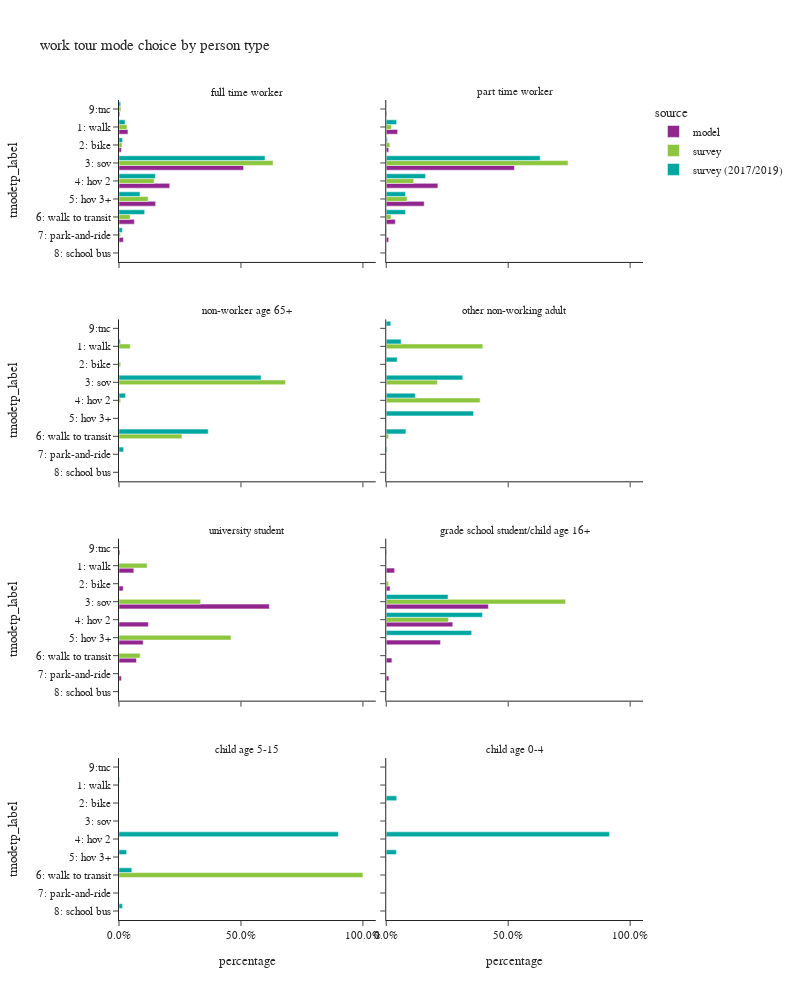

Write notebook code for a chart like this one.
### Code cell
plot_mode_choice(wk_tour,"pptyp_label",
                 {"pptyp_label":["full time worker","part time worker","non-worker age 65+","other non-working adult",
                                 "university student","grade school student/child age 16+","child age 5-15","child age 0-4"],
                  "tmodetp_label":["1: walk","2: bike","3: sov","4: hov 2","5: hov 3+","6: walk to transit",
                                   "7: park-and-ride","8: school bus","9: other–survey only"]},
                 "person type",2,1000)

### Figure 1 — Plotly figure (JSON) as saved in the notebook; plotly's stock layout.template omitted (floating-point values rounded to 4 significant figures)
{"data": [{"alignmentgroup": "True", "customdata": [[46884], [12630], [653547], [266210], [192162], [80588], [22992], [4680]], "hovertemplate": "source=model<br>pptyp_label=full time worker<br>percentage=%{x}<br>tmodetp_label=%{y}<br>sample count=%{customdata[0]}<extra></extra>", "legendgroup": "model", "marker": {"color": "#91268F", "pattern": {"shape": ""}}, "name": "model", "offsetgroup": "model", "orientation": "h", "showlegend": true, "textposition": "auto", "type": "bar", "x": [0.03664, 0.00987, 0.5107, 0.208, 0.1502, 0.06297, 0.01797, 0.003657], "xaxis": "x7", "y": ["1: walk", "2: bike", "3: sov", "4: hov 2", "5: hov 3+", "6: walk to transit", "7: park-and-ride", "9:tnc"], "yaxis": "y7"}, {"alignmentgroup": "True", "customdata": [[9923], [2191], [111374], [44855], [32981], [7892], [2125], [533]], "hovertemplate": "source=model<br>pptyp_label=part time worker<br>percentage=%{x}<br>tmodetp_label=%{y}<br>sample count=%{customdata[0]}<extra></extra>", "legendgroup": "model", "marker": {"color": "#91268F", "pattern": {"shape": ""}}, "name": "model", "offsetgroup": "model", "orientation": "h", "showlegend": false, "textposition": "auto", "type": "bar", "x": [0.04683, 0.01034, 0.5257, 0.2117, 0.1557, 0.03725, 0.01003, 0.002516], "xaxis": "x8", "y": ["1: walk", "2: bike", "3: sov", "4: hov 2", "5: hov 3+", "6: walk to transit", "7: park-and-ride", "9:tnc"], "yaxis": "y8"}, {"alignmentgroup": "True", "customdata": [[4569], [1288], [46334], [9054], [7466], [5402], [760], [301]], "hovertemplate": "source=model<br>pptyp_label=university student<br>percentage=%{x}<br>tmodetp_label=%{y}<br>sample count=%{customdata[0]}<extra></extra>", "legendgroup": "model", "marker": {"color": "#91268F", "pattern": {"shape": ""}}, "name": "model", "offsetgroup": "model", "orientation": "h", "showlegend": false, "textposition": "auto", "type": "bar", "x": [0.06078, 0.01713, 0.6164, 0.1204, 0.09932, 0.07186, 0.01011, 0.004004], "xaxis": "x3", "y": ["1: walk", "2: bike", "3: sov", "4: hov 2", "5: hov 3+", "6: walk to transit", "7: park-and-ride", "9:tnc"], "yaxis": "y3"}, {"alignmentgroup": "True", "customdata": [[531], [239], [6458], [4207], [3426], [359], [167], [33]], "hovertemplate": "source=model<br>pptyp_label=grade school student/child age 16+<br>percentage=%{x}<br>tmodetp_label=%{y}<br>sample count=%{customdata[0]}<extra></extra>", "legendgroup": "model", "marker": {"color": "#91268F", "pattern": {"shape": ""}}, "name": "model", "offsetgroup": "model", "orientation": "h", "showlegend": false, "textposition": "auto", "type": "bar", "x": [0.03444, 0.0155, 0.4188, 0.2728, 0.2222, 0.02328, 0.01083, 0.00214], "xaxis": "x4", "y": ["1: walk", "2: bike", "3: sov", "4: hov 2", "5: hov 3+", "6: walk to transit", "7: park-and-ride", "9:tnc"], "yaxis": "y4"}, {"alignmentgroup": "True", "customdata": [[116], [96], [792], [141], [66], [219], [16], [10]], "hovertemplate": "source=survey<br>pptyp_label=full time worker<br>percentage=%{x}<br>tmodetp_label=%{y}<br>sample count=%{customdata[0]}<extra></extra>", "legendgroup": "survey", "marker": {"color": "#8CC63E", "pattern": {"shape": ""}}, "name": "survey", "offsetgroup": "survey", "orientation": "h", "showlegend": true, "textposition": "auto", "type": "bar", "x": [0.03263, 0.01248, 0.6316, 0.1444, 0.1193, 0.04523, 0.006367, 0.007974], "xaxis": "x7", "y": ["1: walk", "2: bike", "3: sov", "4: hov 2", "5: hov 3+", "6: walk to transit", "7: park-and-ride", "9:tnc"], "yaxis": "y7"}, {"alignmentgroup": "True", "customdata": [[18], [9], [151], [27], [10], [22], [1], [1]], "hovertemplate": "source=survey<br>pptyp_label=part time worker<br>percentage=%{x}<br>tmodetp_label=%{y}<br>sample count=%{customdata[0]}<extra></extra>", "legendgroup": "survey", "marker": {"color": "#8CC63E", "pattern": {"shape": ""}}, "name": "survey", "offsetgroup": "survey", "orientation": "h", "showlegend": false, "textposition": "auto", "type": "bar", "x": [0.02124, 0.01467, 0.7452, 0.1126, 0.08572, 0.01943, 0.001054, 5.706e-05], "xaxis": "x8", "y": ["1: walk", "2: bike", "3: sov", "4: hov 2", "5: hov 3+", "6: walk to transit", "7: park-and-ride", "9:tnc"], "yaxis": "y8"}, {"alignmentgroup": "True", "customdata": [[2], [1], [16], [1], [2]], "hovertemplate": "source=survey<br>pptyp_label=non-worker age 65+<br>percentage=%{x}<br>tmodetp_label=%{y}<br>sample count=%{customdata[0]}<extra></extra>", "legendgroup": "survey", "marker": {"color": "#8CC63E", "pattern": {"shape": ""}}, "name": "survey", "offsetgroup": "survey", "orientation": "h", "showlegend": false, "textposition": "auto", "type": "bar", "x": [0.04594, 0.006798, 0.6825, 0.00672, 0.258], "xaxis": "x5", "y": ["1: walk", "2: bike", "3: sov", "4: hov 2", "6: walk to transit"], "yaxis": "y5"}, {"alignmentgroup": "True", "customdata": [[2], [2], [5], [1]], "hovertemplate": "source=survey<br>pptyp_label=other non-working adult<br>percentage=%{x}<br>tmodetp_label=%{y}<br>sample count=%{customdata[0]}<extra></extra>", "legendgroup": "survey", "marker": {"color": "#8CC63E", "pattern": {"shape": ""}}, "name": "survey", "offsetgroup": "survey", "orientation": "h", "showlegend": false, "textposition": "auto", "type": "bar", "x": [0.396, 0.2095, 0.385, 0.009422], "xaxis": "x6", "y": ["1: walk", "3: sov", "4: hov 2", "6: walk to transit"], "yaxis": "y6"}, {"alignmentgroup": "True", "customdata": [[5], [1], [13], [1], [2], [9], [1]], "hovertemplate": "source=survey<br>pptyp_label=university student<br>percentage=%{x}<br>tmodetp_label=%{y}<br>sample count=%{customdata[0]}<extra></extra>", "legendgroup": "survey", "marker": {"color": "#8CC63E", "pattern": {"shape": ""}}, "name": "survey", "offsetgroup": "survey", "orientation": "h", "showlegend": false, "textposition": "auto", "type": "bar", "x": [0.1153, 0.0004684, 0.3347, 0.001578, 0.459, 0.0869, 0.002044], "xaxis": "x3", "y": ["1: walk", "2: bike", "3: sov", "4: hov 2", "5: hov 3+", "6: walk to transit", "9:tnc"], "yaxis": "y3"}, {"alignmentgroup": "True", "customdata": [[1], [5], [1]], "hovertemplate": "source=survey<br>pptyp_label=grade school student/child age 16+<br>percentage=%{x}<br>tmodetp_label=%{y}<br>sample count=%{customdata[0]}<extra></extra>", "legendgroup": "survey", "marker": {"color": "#8CC63E", "pattern": {"shape": ""}}, "name": "survey", "offsetgroup": "survey", "orientation": "h", "showlegend": false, "textposition": "auto", "type": "bar", "x": [0.009525, 0.7351, 0.2554], "xaxis": "x4", "y": ["2: bike", "3: sov", "4: hov 2"], "yaxis": "y4"}, {"alignmentgroup": "True", "customdata": [[1]], "hovertemplate": "source=survey<br>pptyp_label=child age 5-15<br>percentage=%{x}<br>tmodetp_label=%{y}<br>sample count=%{customdata[0]}<extra></extra>", "legendgroup": "survey", "marker": {"color": "#8CC63E", "pattern": {"shape": ""}}, "name": "survey", "offsetgroup": "survey", "orientation": "h", "showlegend": false, "textposition": "auto", "type": "bar", "x": [1.0], "xaxis": "x", "y": ["6: walk to transit"], "yaxis": "y"}, {"alignmentgroup": "True", "customdata": [[392], [156], [1841], [492], [214], [1348], [77], [2], [55]], "hovertemplate": "source=survey (2017/2019)<br>pptyp_label=full time worker<br>percentage=%{x}<br>tmodetp_label=%{y}<br>sample count=%{customdata[0]}<extra></extra>", "legendgroup": "survey (2017/2019)", "marker": {"color": "#00A7A0", "pattern": {"shape": ""}}, "name": "survey (2017/2019)", "offsetgroup": "survey (2017/2019)", "orientation": "h", "showlegend": true, "textposition": "auto", "type": "bar", "x": [0.02482, 0.01463, 0.5986, 0.1493, 0.08596, 0.1052, 0.01415, 0.0002682, 0.007046], "xaxis": "x7", "y": ["1: walk", "2: bike", "3: sov", "4: hov 2", "5: hov 3+", "6: walk to transit", "7: park-and-ride", "8: school bus", "9:tnc"], "yaxis": "y7"}, {"alignmentgroup": "True", "customdata": [[66], [29], [287], [74], [29], [142], [4], [1], [8]], "hovertemplate": "source=survey (2017/2019)<br>pptyp_label=part time worker<br>percentage=%{x}<br>tmodetp_label=%{y}<br>sample count=%{customdata[0]}<extra></extra>", "legendgroup": "survey (2017/2019)", "marker": {"color": "#00A7A0", "pattern": {"shape": ""}}, "name": "survey (2017/2019)", "offsetgroup": "survey (2017/2019)", "orientation": "h", "showlegend": false, "textposition": "auto", "type": "bar", "x": [0.04264, 0.004613, 0.631, 0.1614, 0.07885, 0.07903, 0.001744, 0.0001314, 0.0005982], "xaxis": "x8", "y": ["1: walk", "2: bike", "3: sov", "4: hov 2", "5: hov 3+", "6: walk to transit", "7: park-and-ride", "8: school bus", "9:tnc"], "yaxis": "y8"}, {"alignmentgroup": "True", "customdata": [[5], [17], [2], [6], [1]], "hovertemplate": "source=survey (2017/2019)<br>pptyp_label=non-worker age 65+<br>percentage=%{x}<br>tmodetp_label=%{y}<br>sample count=%{customdata[0]}<extra></extra>", "legendgroup": "survey (2017/2019)", "marker": {"color": "#00A7A0", "pattern": {"shape": ""}}, "name": "survey (2017/2019)", "offsetgroup": "survey (2017/2019)", "orientation": "h", "showlegend": false, "textposition": "auto", "type": "bar", "x": [0.005674, 0.5825, 0.02703, 0.3657, 0.01903], "xaxis": "x5", "y": ["1: walk", "3: sov", "4: hov 2", "6: walk to transit", "7: park-and-ride"], "yaxis": "y5"}, {"alignmentgroup": "True", "customdata": [[8], [5], [14], [18], [7], [20], [1], [1]], "hovertemplate": "source=survey (2017/2019)<br>pptyp_label=other non-working adult<br>percentage=%{x}<br>tmodetp_label=%{y}<br>sample count=%{customdata[0]}<extra></extra>", "legendgroup": "survey (2017/2019)", "marker": {"color": "#00A7A0", "pattern": {"shape": ""}}, "name": "survey (2017/2019)", "offsetgroup": "survey (2017/2019)", "orientation": "h", "showlegend": false, "textposition": "auto", "type": "bar", "x": [0.06091, 0.04517, 0.3139, 0.1196, 0.3579, 0.08053, 0.003404, 0.01867], "xaxis": "x6", "y": ["1: walk", "2: bike", "3: sov", "4: hov 2", "5: hov 3+", "6: walk to transit", "7: park-and-ride", "9:tnc"], "yaxis": "y6"}, {"alignmentgroup": "True", "customdata": [[1], [3], [2], [2], [1]], "hovertemplate": "source=survey (2017/2019)<br>pptyp_label=grade school student/child age 16+<br>percentage=%{x}<br>tmodetp_label=%{y}<br>sample count=%{customdata[0]}<extra></extra>", "legendgroup": "survey (2017/2019)", "marker": {"color": "#00A7A0", "pattern": {"shape": ""}}, "name": "survey (2017/2019)", "offsetgroup": "survey (2017/2019)", "orientation": "h", "showlegend": false, "textposition": "auto", "type": "bar", "x": [0.0009548, 0.2532, 0.3945, 0.3503, 0.0009467], "xaxis": "x4", "y": ["1: walk", "3: sov", "4: hov 2", "5: hov 3+", "6: walk to transit"], "yaxis": "y4"}, {"alignmentgroup": "True", "customdata": [[1], [1], [1], [1], [1]], "hovertemplate": "source=survey (2017/2019)<br>pptyp_label=child age 5-15<br>percentage=%{x}<br>tmodetp_label=%{y}<br>sample count=%{customdata[0]}<extra></extra>", "legendgroup": "survey (2017/2019)", "marker": {"color": "#00A7A0", "pattern": {"shape": ""}}, "name": "survey (2017/2019)", "offsetgroup": "survey (2017/2019)", "orientation": "h", "showlegend": false, "textposition": "auto", "type": "bar", "x": [0.002181, 0.8995, 0.03121, 0.05256, 0.01455], "xaxis": "x", "y": ["1: walk", "4: hov 2", "5: hov 3+", "6: walk to transit", "8: school bus"], "yaxis": "y"}, {"alignmentgroup": "True", "customdata": [[1], [2], [4]], "hovertemplate": "source=survey (2017/2019)<br>pptyp_label=child age 0-4<br>percentage=%{x}<br>tmodetp_label=%{y}<br>sample count=%{customdata[0]}<extra></extra>", "legendgroup": "survey (2017/2019)", "marker": {"color": "#00A7A0", "pattern": {"shape": ""}}, "name": "survey (2017/2019)", "offsetgroup": "survey (2017/2019)", "orientation": "h", "showlegend": false, "textposition": "auto", "type": "bar", "x": [0.04285, 0.9155, 0.04166], "xaxis": "x2", "y": ["2: bike", "4: hov 2", "5: hov 3+"], "yaxis": "y2"}], "layout": {"annotations": [{"font": {}, "showarrow": false, "text": "child age 5-15", "x": 0.245, "xanchor": "center", "xref": "paper", "y": 0.1975, "yanchor": "bottom", "yref": "paper"}, {"font": {}, "showarrow": false, "text": "child age 0-4", "x": 0.755, "xanchor": "center", "xref": "paper", "y": 0.1975, "yanchor": "bottom", "yref": "paper"}, {"font": {}, "showarrow": false, "text": "university student", "x": 0.245, "xanchor": "center", "xref": "paper", "y": 0.465, "yanchor": "bottom", "yref": "paper"}, {"font": {}, "showarrow": false, "text": "grade school student/child age 16+", "x": 0.755, "xanchor": "center", "xref": "paper", "y": 0.465, "yanchor": "bottom", "yref": "paper"}, {"font": {}, "showarrow": false, "text": "non-worker age 65+", "x": 0.245, "xanchor": "center", "xref": "paper", "y": 0.7325, "yanchor": "bottom", "yref": "paper"}, {"font": {}, "showarrow": false, "text": "other non-working adult", "x": 0.755, "xanchor": "center", "xref": "paper", "y": 0.7325, "yanchor": "bottom", "yref": "paper"}, {"font": {}, "showarrow": false, "text": "full time worker", "x": 0.245, "xanchor": "center", "xref": "paper", "y": 1.0, "yanchor": "bottom", "yref": "paper"}, {"font": {}, "showarrow": false, "text": "part time worker", "x": 0.755, "xanchor": "center", "xref": "paper", "y": 1.0, "yanchor": "bottom", "yref": "paper"}], "barmode": "group", "height": 1000, "legend": {"title": {"text": "source"}, "tracegroupgap": 0}, "title": {"text": "work tour mode choice by person type"}, "width": 800, "xaxis": {"anchor": "y", "domain": [0.0, 0.49], "tickformat": ".1%", "title": {"text": "percentage"}}, "xaxis2": {"anchor": "y2", "domain": [0.51, 1.0], "matches": "x", "tickformat": ".1%", "title": {"text": "percentage"}}, "xaxis3": {"anchor": "y3", "domain": [0.0, 0.49], "matches": "x", "showticklabels": false, "tickformat": ".1%"}, "xaxis4": {"anchor": "y4", "domain": [0.51, 1.0], "matches": "x", "showticklabels": false, "tickformat": ".1%"}, "xaxis5": {"anchor": "y5", "domain": [0.0, 0.49], "matches": "x", "showticklabels": false, "tickformat": ".1%"}, "xaxis6": {"anchor": "y6", "domain": [0.51, 1.0], "matches": "x", "showticklabels": false, "tickformat": ".1%"}, "xaxis7": {"anchor": "y7", "domain": [0.0, 0.49], "matches": "x", "showticklabels": false, "tickformat": ".1%"}, "xaxis8": {"anchor": "y8", "domain": [0.51, 1.0], "matches": "x", "showticklabels": false, "tickformat": ".1%"}, "yaxis": {"anchor": "x", "categoryarray": ["9: other–survey only", "8: school bus", "7: park-and-ride", "6: walk to transit", "5: hov 3+", "4: hov 2", "3: sov", "2: bike", "1: walk"], "categoryorder": "array", "domain": [0.0, 0.1975], "title": {"text": "tmodetp_label"}}, "yaxis2": {"anchor": "x2", "domain": [0.0, 0.1975], "matches": "y", "showticklabels": false}, "yaxis3": {"anchor": "x3", "categoryarray": ["9: other–survey only", "8: school bus", "7: park-and-ride", "6: walk to transit", "5: hov 3+", "4: hov 2", "3: sov", "2: bike", "1: walk"], "categoryorder": "array", "domain": [0.2675, 0.465], "matches": "y", "title": {"text": "tmodetp_label"}}, "yaxis4": {"anchor": "x4", "domain": [0.2675, 0.465], "matches": "y", "showticklabels": false}, "yaxis5": {"anchor": "x5", "categoryarray": ["9: other–survey only", "8: school bus", "7: park-and-ride", "6: walk to transit", "5: hov 3+", "4: hov 2", "3: sov", "2: bike", "1: walk"], "categoryorder": "array", "domain": [0.535, 0.7325], "matches": "y", "title": {"text": "tmodetp_label"}}, "yaxis6": {"anchor": "x6", "domain": [0.535, 0.7325], "matches": "y", "showticklabels": false}, "yaxis7": {"anchor": "x7", "categoryarray": ["9: other–survey only", "8: school bus", "7: park-and-ride", "6: walk to transit", "5: hov 3+", "4: hov 2", "3: sov", "2: bike", "1: walk"], "categoryorder": "array", "domain": [0.8025, 1.0], "matches": "y", "title": {"text": "tmodetp_label"}}, "yaxis8": {"anchor": "x8", "domain": [0.8025, 1.0], "matches": "y", "showticklabels": false}}}
